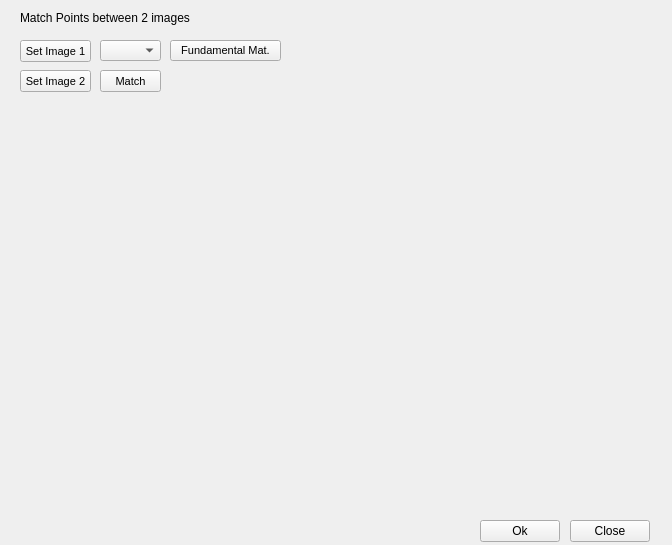
<?xml version="1.0" encoding="UTF-8"?>
<ui version="4.0">
 <class>multiviewPane</class>
 <widget class="QWidget" name="multiviewPane">
  <property name="geometry">
   <rect>
    <x>0</x>
    <y>0</y>
    <width>672</width>
    <height>545</height>
   </rect>
  </property>
  <property name="windowTitle">
   <string>Multi-view and Geometry pane</string>
  </property>
  <widget class="QPushButton" name="okbutton">
   <property name="geometry">
    <rect>
     <x>480</x>
     <y>520</y>
     <width>80</width>
     <height>22</height>
    </rect>
   </property>
   <property name="text">
    <string>Ok</string>
   </property>
  </widget>
  <widget class="QPushButton" name="closebutton">
   <property name="geometry">
    <rect>
     <x>570</x>
     <y>520</y>
     <width>80</width>
     <height>22</height>
    </rect>
   </property>
   <property name="text">
    <string>Close</string>
   </property>
  </widget>
  <widget class="QPushButton" name="setim1">
   <property name="geometry">
    <rect>
     <x>20</x>
     <y>40</y>
     <width>71</width>
     <height>22</height>
    </rect>
   </property>
   <property name="font">
    <font>
     <pointsize>8</pointsize>
    </font>
   </property>
   <property name="text">
    <string>Set Image 1</string>
   </property>
  </widget>
  <widget class="QPushButton" name="setim2">
   <property name="geometry">
    <rect>
     <x>20</x>
     <y>70</y>
     <width>71</width>
     <height>22</height>
    </rect>
   </property>
   <property name="font">
    <font>
     <pointsize>8</pointsize>
    </font>
   </property>
   <property name="text">
    <string>Set Image 2</string>
   </property>
  </widget>
  <widget class="QLabel" name="matchImagesInfo">
   <property name="geometry">
    <rect>
     <x>20</x>
     <y>10</y>
     <width>201</width>
     <height>16</height>
    </rect>
   </property>
   <property name="text">
    <string>Match Points between 2 images</string>
   </property>
  </widget>
  <widget class="QPushButton" name="match">
   <property name="geometry">
    <rect>
     <x>100</x>
     <y>70</y>
     <width>61</width>
     <height>22</height>
    </rect>
   </property>
   <property name="font">
    <font>
     <pointsize>8</pointsize>
    </font>
   </property>
   <property name="text">
    <string>Match</string>
   </property>
  </widget>
  <widget class="QComboBox" name="Descriptor">
   <property name="geometry">
    <rect>
     <x>100</x>
     <y>40</y>
     <width>61</width>
     <height>21</height>
    </rect>
   </property>
  </widget>
  <widget class="QLabel" name="MultiviewDisplay">
   <property name="geometry">
    <rect>
     <x>20</x>
     <y>100</y>
     <width>640</width>
     <height>400</height>
    </rect>
   </property>
   <property name="text">
    <string/>
   </property>
  </widget>
  <widget class="QPushButton" name="fundamentalMat">
   <property name="geometry">
    <rect>
     <x>170</x>
     <y>40</y>
     <width>111</width>
     <height>21</height>
    </rect>
   </property>
   <property name="font">
    <font>
     <pointsize>8</pointsize>
    </font>
   </property>
   <property name="text">
    <string>Fundamental Mat.</string>
   </property>
  </widget>
 </widget>
 <resources/>
 <connections/>
</ui>
